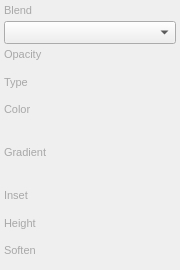
<?xml version="1.0" encoding="UTF-8"?>
<ui version="4.0">
 <class>InnerHighlightEffectSettingsPanel</class>
 <widget class="QWidget" name="InnerHighlightEffectSettingsPanel">
  <property name="geometry">
   <rect><x>0</x><y>0</y><width>180</width><height>270</height></rect>
  </property>
  <property name="minimumSize">
   <size><width>180</width><height>230</height></size>
  </property>
  <layout class="QVBoxLayout" name="verticalLayout">
   <property name="spacing"><number>0</number></property>
   <property name="leftMargin"><number>4</number></property>
   <property name="topMargin"><number>4</number></property>
   <property name="rightMargin"><number>4</number></property>
   <property name="bottomMargin"><number>2</number></property>
   <item>
    <layout class="QGridLayout" name="gridLayout">
     <property name="horizontalSpacing"><number>4</number></property>
     <property name="verticalSpacing"><number>4</number></property>

     <item row="0" column="0" colspan="2">
      <widget class="QLabel" name="labelBlend">
       <property name="font"><font><pointsize>8</pointsize></font></property>
       <property name="styleSheet"><string notr="true">color: #a8a8a8;</string></property>
       <property name="text"><string>Blend</string></property>
      </widget>
     </item>
     <item row="1" column="0" colspan="2">
      <widget class="QComboBox" name="comboBoxBlend">
       <property name="font"><font><pointsize>10</pointsize></font></property>
      </widget>
     </item>
     <item row="2" column="0" colspan="2">
      <widget class="QLabel" name="labelOpacity">
       <property name="font"><font><pointsize>8</pointsize></font></property>
       <property name="styleSheet"><string notr="true">color: #a8a8a8;</string></property>
       <property name="text"><string>Opacity</string></property>
      </widget>
     </item>
     <item row="3" column="0" colspan="2">
      <widget class="SGValueSliderRow" name="rowOpacity" native="true"/>
     </item>

     <item row="4" column="0" colspan="2">
      <widget class="QLabel" name="labelType">
       <property name="font"><font><pointsize>8</pointsize></font></property>
       <property name="styleSheet"><string notr="true">color: #a8a8a8;</string></property>
       <property name="text"><string>Type</string></property>
      </widget>
     </item>
     <item row="5" column="0" colspan="2">
      <widget class="SGSegmentedControl" name="segFillType" native="true"/>
     </item>

     <item row="6" column="0" colspan="2">
      <widget class="QLabel" name="labelColor">
       <property name="font"><font><pointsize>8</pointsize></font></property>
       <property name="styleSheet"><string notr="true">color: #a8a8a8;</string></property>
       <property name="text"><string>Color</string></property>
      </widget>
     </item>
     <item row="7" column="0" colspan="2">
      <widget class="ColorSwatchWidget" name="colorSwatch" native="true">
       <property name="minimumSize"><size><width>0</width><height>22</height></size></property>
      </widget>
     </item>

     <item row="8" column="0" colspan="2">
      <widget class="QLabel" name="labelGradient">
       <property name="font"><font><pointsize>8</pointsize></font></property>
       <property name="styleSheet"><string notr="true">color: #a8a8a8;</string></property>
       <property name="text"><string>Gradient</string></property>
      </widget>
     </item>
     <item row="9" column="0" colspan="2">
      <widget class="GradientSwatchWidget" name="gradientSwatch" native="true">
       <property name="minimumSize"><size><width>0</width><height>22</height></size></property>
      </widget>
     </item>

     <item row="10" column="0" colspan="2">
      <widget class="QLabel" name="labelInset">
       <property name="font"><font><pointsize>8</pointsize></font></property>
       <property name="styleSheet"><string notr="true">color: #a8a8a8;</string></property>
       <property name="text"><string>Inset</string></property>
      </widget>
     </item>
     <item row="11" column="0" colspan="2">
      <widget class="SGValueSliderRow" name="rowInset" native="true"/>
     </item>

     <item row="12" column="0" colspan="2">
      <widget class="QLabel" name="labelHeight">
       <property name="font"><font><pointsize>8</pointsize></font></property>
       <property name="styleSheet"><string notr="true">color: #a8a8a8;</string></property>
       <property name="text"><string>Height</string></property>
      </widget>
     </item>
     <item row="13" column="0" colspan="2">
      <widget class="SGValueSliderRow" name="rowHeight" native="true"/>
     </item>

     <item row="14" column="0" colspan="2">
      <widget class="QLabel" name="labelSoften">
       <property name="font"><font><pointsize>8</pointsize></font></property>
       <property name="styleSheet"><string notr="true">color: #a8a8a8;</string></property>
       <property name="text"><string>Soften</string></property>
      </widget>
     </item>
     <item row="15" column="0" colspan="2">
      <widget class="SGValueSliderRow" name="rowSoften" native="true"/>
     </item>
    </layout>
   </item>
  </layout>
 </widget>
 <customwidgets>
  <customwidget>
   <class>SGValueSliderRow</class>
   <extends>QWidget</extends>
   <header location="global">src/UI/Widgets/SGValueSliderRow.h</header>
   <container>1</container>
  </customwidget>
  <customwidget>
   <class>SGSegmentedControl</class>
   <extends>QWidget</extends>
   <header location="global">src/UI/Widgets/SGSegmentedControl.h</header>
   <container>1</container>
  </customwidget>
  <customwidget>
   <class>ColorSwatchWidget</class>
   <extends>QWidget</extends>
   <header location="global">src/UI/Widgets/ColorSwatchWidget.h</header>
   <container>1</container>
  </customwidget>
  <customwidget>
   <class>GradientSwatchWidget</class>
   <extends>QWidget</extends>
   <header location="global">src/UI/Widgets/GradientSwatchWidget.h</header>
   <container>1</container>
  </customwidget>
 </customwidgets>
 <resources/>
 <connections/>
</ui>
